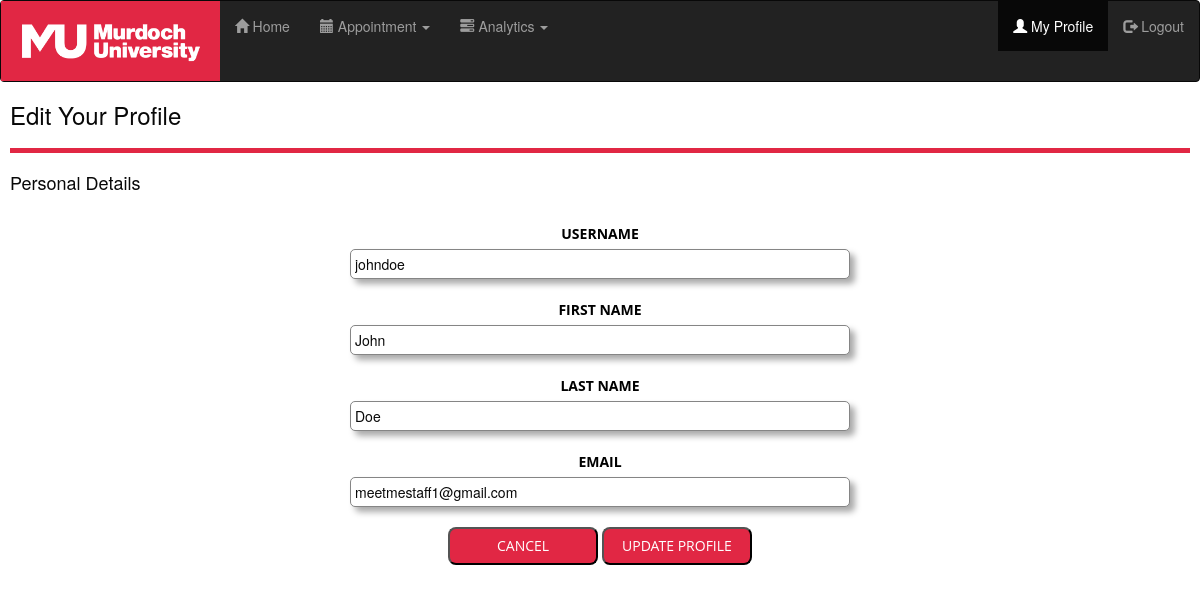
/editprofile.php (signed in), run on the app's committed database.
### tables this page shows
CREATE TABLE `staff` (
  `StaffID` varchar(8) NOT NULL,
  `Email` varchar(255) NOT NULL,
  `Username` varchar(30) NOT NULL,
  `Password` varchar(255) NOT NULL,
  `First_name` varchar(30) NOT NULL,
  `Last_name` varchar(30) NOT NULL
);

### include/function.php (called while the page is built, shortened)
<?php
function check_login($con){
    if(isset($_SESSION['StaffID'])){
        $id = $_SESSION['StaffID'];
        $query = "select * from Staff where StaffID = '$id' limit 1";
        $result = mysqli_query($con, $query);
        if($result && mysqli_num_rows($result) > 0){
            $user_data = mysqli_fetch_assoc($result);
            return $user_data;
        }
    }
    exit();
}
?>

### editprofile.php (the view, shortened to what this page needs)
<?php
include("include/connection.php");
include("include/function.php");
$user_data = check_login($con);
?>
<!DOCTYPE html>
<html lang="en">
<head>
    <link rel="stylesheet" href="https://maxcdn.bootstrapcdn.com/bootstrap/3.4.1/css/bootstrap.min.css" />
    <link rel="stylesheet" href="css/mystyle.css">
</head>
<body>
    <nav class="navbar navbar-inverse">
        <div class="navbar-header">
            <a href="home"><img src="Image/MU Logo.png" height="80"></a>
        </div>
        <div class="navpaddingright collapse navbar-collapse" id="mynavbar">
            <ul class="nav navbar-nav">
                <li><a href="home"><span class="glyphicon glyphicon-home"></span> Home</a></li>
                <li id="appointment" class="dropdown"><a href="#"><span class="glyphicon glyphicon-calendar"></span> Appointment <span class="caret"></span></a>
                </li>
                <li id="analytics" class="dropdown"><a href="#"><span class="glyphicon glyphicon-tasks"></span> Analytics <span class="caret"></span></a>
                </li>
            </ul>
            <ul class="nav navbar-nav navbar-right">
                <li class="active"><a href="profile"><span class="glyphicon glyphicon-user"></span> My Profile</a></li>
                <li><a href="logout"><span class="glyphicon glyphicon-log-out"></span> Logout</a></li>
            </ul>
        </div>
    </nav>
    <div class="content">
        <h3>Edit Your Profile</h3>
        <hr class="redbar">
        <h4>Personal Details</h4>
        <br>
        <form class="editprofileform" method="post">
            <div class="containerprofile">
                <label for="user_name" class="editprofiletext">Username</label><br>
                <input class="editprofilebox" type="text" name="user_name" value="<?php echo $user_data['Username'] ?>"><br><br>
                <label for="first_name" class="editprofiletext">First Name</label><br>
                <input class="editprofilebox" name="first_name" id="text" value="<?php echo $user_data['First_name'] ?>"><br><br>
                <label for="last_name" class="editprofiletext">Last Name</label><br>
                <input class="editprofilebox" name="last_name" id="text" value="<?php echo $user_data['Last_name'] ?>"><br><br>
                <label for="email" class="editprofiletext">Email</label><br>
                <input class="editprofilebox" name="email" id="text" value="<?php echo $user_data['Email'] ?>"><br><br>
                <input class="linktobutton" type="button" value = "Cancel" onclick="location.href = 'profile'">
                <input class="linktobutton" id="button" type="submit" value="Update Profile">
            </div>
        </form>
    </div>
</body>
</html>

### css/mystyle.css (style rules this page uses)
.content { padding-left: 10px; padding-right: 10px; color: #080808; }
hr.redbar { border-top: 5px solid #e12744; }
.linktobutton { padding: 7px; width: 150px; color: white; background-color: #e12744; text-transform: uppercase; font-size: 14px; font-family: "Open Sans", sans-serif; border-radius: 8px; }
.containerprofile { text-align: center; }
.navpaddingright { padding-right: 15px; }
.editprofiletext { color: black; text-transform: uppercase; font-size: 14px; font-family: "Open Sans", sans-serif; }
.editprofilebox { height: 30px; border-radius: 5px; width: 500px; padding: 4px; border: solid thin rgb(133, 133, 133); box-shadow: 5px 5px 6px #aaaaaa; }
#mynavbar #appointment { transition: all 0.3s ease-in-out; }
#mynavbar #analytics { transition: all 0.3s ease-in-out; }

### data on the page
staff: user_name "johndoe", first_name "John", last_name "Doe", email "meetmestaff1@gmail.com"
